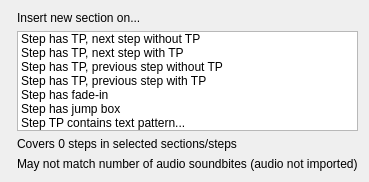

<ui version="4.0" >
 <author></author>
 <comment></comment>
 <exportmacro></exportmacro>
 <class>sectionOp</class>

        <widget class="QWidget" name="sectionOp">
         <layout class="QFormLayout" name="formLayout_6">
          <item row="1" column="1">
           <widget class="QListWidget" name="sectionRulesListWidget">
            <property name="maximumSize">
             <size>
              <width>16777215</width>
              <height>100</height>
             </size>
            </property>
            <item>
             <property name="text">
              <string>Step has TP, next step without TP</string>
             </property>
            </item>
            <item>
             <property name="text">
              <string>Step has TP, next step with TP</string>
             </property>
            </item>
            <item>
             <property name="text">
              <string>Step has TP, previous step without TP</string>
             </property>
            </item>
            <item>
             <property name="text">
              <string>Step has TP, previous step with TP</string>
             </property>
            </item>
            <item>
             <property name="text">
              <string>Step has fade-in</string>
             </property>
            </item>
            <item>
             <property name="text">
              <string>Step has jump box</string>
             </property>
            </item>
            <item>
             <property name="text">
              <string>Step TP contains text pattern...</string>
             </property>
            </item>
           </widget>
          </item>
          <item row="0" column="1">
           <widget class="QLabel" name="label_10">
            <property name="maximumSize">
             <size>
              <width>16777215</width>
              <height>20</height>
             </size>
            </property>
            <property name="text">
             <string>Insert new section on...</string>
            </property>
           </widget>
          </item>
          <item row="2" column="1">
           <widget class="QLabel" name="sectionCoverageLabel">
            <property name="maximumSize">
             <size>
              <width>16777215</width>
              <height>20</height>
             </size>
            </property>
            <property name="text">
             <string>Covers 0 steps in selected sections/steps</string>
            </property>
           </widget>
          </item>
          <item row="3" column="1">
           <widget class="QLabel" name="label_11">
            <property name="maximumSize">
             <size>
              <width>16777215</width>
              <height>20</height>
             </size>
            </property>
            <property name="text">
             <string>May not match number of audio soundbites (audio not imported)</string>
            </property>
           </widget>
          </item>
         </layout>
        </widget>

 <pixmapfunction></pixmapfunction>
 <connections/>
</ui>
